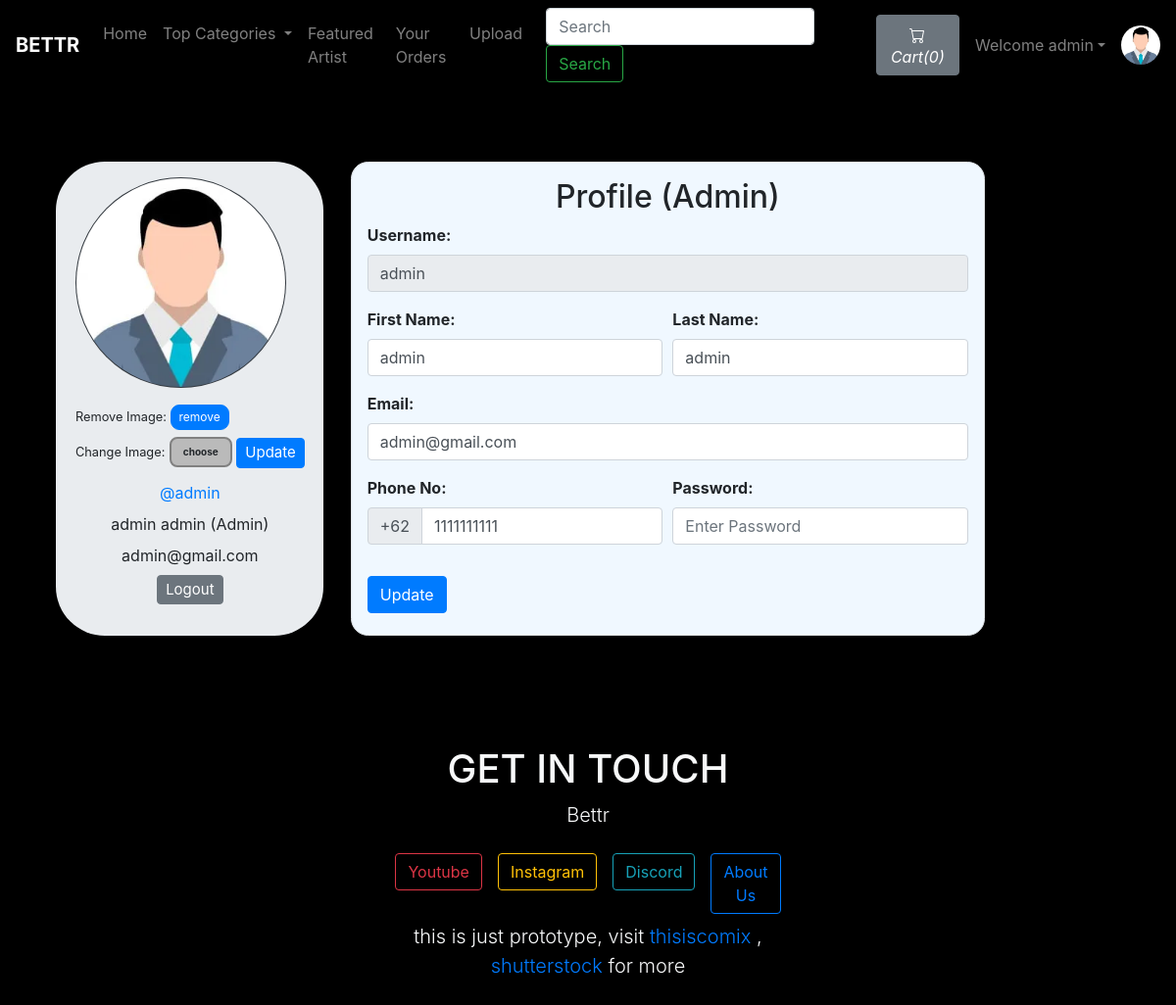
Screenshot of /viewProfile.php (signed in) with the database file from the repository.
### tables this page shows
CREATE TABLE `sitedetail` (
  `tempId` int(11) NOT NULL,
  `systemName` varchar(21) NOT NULL,
  `email` varchar(35) NOT NULL,
  `contact1` bigint(21) NOT NULL,
  `contact2` bigint(21) DEFAULT NULL COMMENT 'Optional',
  `address` text NOT NULL,
  `dateTime` datetime NOT NULL DEFAULT current_timestamp()
);

CREATE TABLE `users` (
  `id` int(21) NOT NULL,
  `username` varchar(21) NOT NULL,
  `firstName` varchar(21) NOT NULL,
  `lastName` varchar(21) NOT NULL,
  `email` varchar(35) NOT NULL,
  `phone` bigint(20) NOT NULL,
  `userType` enum('0','1') NOT NULL DEFAULT '0' COMMENT '0=user\r\n1=admin',
  `password` varchar(255) NOT NULL,
  `joinDate` datetime NOT NULL DEFAULT current_timestamp()
);

### viewProfile.php (the view, shortened to what this page needs)
<!DOCTYPE HTML>
<html lang="en">
<head>
    <link rel="stylesheet" href="https://stackpath.bootstrapcdn.com/bootstrap/4.2.1/css/bootstrap.min.css">
    <link rel="stylesheet" href="https://stackpath.bootstrapcdn.com/bootstrap/4.3.1/css/bootstrap.min.css">
    <link rel="stylesheet" href="https://use.fontawesome.com/releases/v5.7.2/css/all.css">
</head>
<body>
    <?php include 'partials/_dbconnect.php';?>
    <?php require 'partials/_nav.php' ?>
    <?php
        if($loggedin) {
    ?>
    <div class="container">
        <?php
            $sql = "SELECT * FROM users WHERE id='$userId'";
            $result = mysqli_query($conn, $sql);
            $row=mysqli_fetch_assoc($result);
            $username = $row['username'];
            $firstName = $row['firstName'];
            $lastName = $row['lastName'];
            $email = $row['email'];
            $phone = $row['phone'];
            $userType = $row['userType'];
            if($userType == 0) {
                $userType = "User";
            }
            else {
                $userType = "Admin";
            }
        ?>
        <div class="row">
            <div class="jumbotron p-3 mb-3" style="display: flex;justify-content: center;width: 28%;border-radius: 50px;margin: 0 auto;">
                <div class="user-info">
                    <img class="rounded-circle mb-3 bg-dark" src="img/person-<?php echo $userId; ?>.jpg" onError="this.src = 'img/profilePic.jpg'" style="width:215px;height:215px;padding:1px;">
                    <form action="partials/_manageProfile.php" method="POST">
                        <small>Remove Image: </small><button type="submit" class="btn btn-primary" name="removeProfilePic" style="font-size: 12px;padding: 3px 8px;border-radius: 9px;">remove</button>
                    </form>
                    <form action="partials/_manageProfile.php" method="POST" enctype="multipart/form-data" style="margin-top: 7px;">
                        <div class="upload-btn-wrapper">
                            <small>Change Image:</small>
                            <button class="btn upload">choose</button>
                        </div>
                        <button type="submit" name="updateProfilePic" class="btn btn-primary" style="margin-top: -20px;font-size: 15px;padding: 3px 8px;">Update</button>
                    </form>
                    <ul class="meta list list-unstyled" style="text-align:center;">
                        <li class="username my-2"><a href="viewProfile.php">@<?php echo $username ?></a></li>
                        <li class="name"><?php echo $firstName." ".$lastName; ?>
                            <label class="label label-info">(<?php echo $userType ?>)</label>
                        </li>
                        <li class="email"><?php echo $email ?></li>
                        <li class="my-2"><a href="partials/_logout.php"><button class="btn btn-secondary" style="font-size: 15px;padding: 3px 8px;">Logout</button></a></li>
                    </ul>
                </div>
            </div>
            <div class="content-panel mb-3" style="display: flex;justify-content: center;">
                <div class="border p-3" style="border: 2px solid rgba(0, 0, 0, 0.1);border-radius: 1.1rem;background-color: aliceblue;">
                    <h2 class="title text-center">Profile<span class="pro-label label label-warning"> (<?php echo $userType ?>)</span></h2>
                    <form action="partials/_manageProfile.php" method="post">
                        <div class="form-group">
                            <b><label for="username">Username:</label></b>
                            <input class="form-control" id="username" name="username" type="text" disabled value="<?php echo $username ?>">
                        </div>
                        <div class="form-row">
                        <div class="form-group col-md-6">
                            <b><label for="firstName">First Name:</label></b>
                            <input type="text" class="form-control" id="firstName" name="firstName" placeholder="First Name" required value="<?php echo $firstName ?>">
                        </div>
                        <div class="form-group col-md-6">
                            <b><label for="lastName">Last Name:</label></b>
                            <input type="text" class="form-control" id="lastName" name="lastName" placeholder="Last name" required value="<?php echo $lastName ?>">
                        </div>
                        </div>
                        <div class="form-group">
                            <b><label for="email">Email:</label></b>
                            <input type="email" class="form-control" id="email" name="email" placeholder="Enter Your Email" required value="<?php echo $email ?>">
                        </div>
                        <div class="form-row">
                            <div class="form-group  col-md-6">
                                <b><label for="phone">Phone No:</label></b>
                                <div class="input-group mb-3">
                                    <div class="input-group-prepend">
                                        <span class="input-group-text" id="basic-addon">+62</span>
                                    </div>
                                    <input type="tel" class="form-control" id="phone" name="phone" placeholder="Enter Your Phone Number" required pattern="[0-9]{10}" maxlength="10" value="<?php echo $phone ?>">
                                </div>
                            </div>
                            <div class="form-group  col-md-6">
                                <b><label for="password">Password:</label></b>
                                <input class="form-control" id="password" name="password" placeholder="Enter Password" type="password" required minlength="4" maxlength="21" data-toggle="password">
                            </div>
                        </div>
                        <button type="submit" name="updateProfileDetail" class="btn btn-primary">Update</button>
                    </form>
                </div>
            </div>
        </div>
    </div>
    <?php
        }
    ?>
    <?php require 'partials/_footer.php' ?>
</body>
</html>

### partials/_nav.php (shortened to what this page needs)
<?php
if(isset($_SESSION['loggedin']) && $_SESSION['loggedin']==true){
  $loggedin= true;
  $userId = $_SESSION['userId'];
  $username = $_SESSION['username'];
}
else{
  $loggedin = false;
  $userId = 0;
}
$sql = "SELECT * FROM `sitedetail`";
$result = mysqli_query($conn, $sql);
$row = mysqli_fetch_assoc($result);
$systemName = $row['systemName'];
echo '<nav class="navbar navbar-expand-lg navbar-dark bg-gradient">
      <a class="navbar-brand font-weight-bold" href="homePage.php">'.$systemName.'</a>
      <button class="navbar-toggler" type="button" data-toggle="collapse" data-target="#navbarSupportedContent" aria-controls="navbarSupportedContent" aria-expanded="false" aria-label="Toggle navigation">
        <span class="navbar-toggler-icon"></span>
      </button>
      <div class="collapse navbar-collapse" id="navbarSupportedContent">
        <ul class="navbar-nav mr-auto">
          <li class="nav-item">
            <a class="nav-link" href="homePage.php">Home <span class="sr-only">(current)</span></a>
          </li>
          <li class="nav-item dropdown">
            <a class="nav-link dropdown-toggle" href="#" id="navbarDropdown" role="button" data-toggle="dropdown" aria-haspopup="true" aria-expanded="false">
              Top Categories
            </a>
            <div class="dropdown-menu" aria-labelledby="navbarDropdown">';
            echo '</div>
          </li>
          <li class="nav-item">
            <a class="nav-link" href="featuredArtist.php">Featured Artist</a>
          </li>
          <li class="nav-item">
            <a class="nav-link" href="viewOrder.php">Your Orders</a>
          </li>
          <li class="nav-item">
            <a class="nav-link" href="upload.php">Upload</a>
          </li>
        </ul>
        <form method="get" action="/BETTR/search.php" class="form-inline my-2 my-lg-0 mx-3">
          <input class="form-control mr-sm-2" type="search" name="search" id="search" placeholder="Search" aria-label="Search" required>
          <button class="btn btn-outline-success my-2 my-sm-0" type="submit">Search</button>
        </form>';
        $countsql = "SELECT SUM(`itemQuantity`) FROM `viewcart` WHERE `userId`=$userId";
        $countresult = mysqli_query($conn, $countsql);
        $countrow = mysqli_fetch_assoc($countresult);
        $count = $countrow['SUM(`itemQuantity`)'];
        if(!$count) {
          $count = 0;
        }
        echo '<a href="viewCart.php"><button type="button" class="btn btn-secondary mx-2" title="MyCart">
          <svg xmlns="img/cart.svg" width="16" height="16" fill="currentColor" class="bi bi-cart" viewBox="0 0 16 16">
            <path d="M0 1.5A.5.5 0 0 1 .5 1H2a.5.5 0 0 1 .485.379L2.89 3H14.5a.5.5 0 0 1 .491.592l-1.5 8A.5.5 0 0 1 13 12H4a.5.5 0 0 1-.491-.408L2.01 3.607 1.61 2H.5a.5.5 0 0 1-.5-.5zM3.102 4l1.313 7h8.17l1.313-7H3.102zM5 12a2 2 0 1 0 0 4 2 2 0 0 0 0-4zm7 0a2 2 0 1 0 0 4 2 2 0 0 0 0-4zm-7 1a1 1 0 1 1 0 2 1 1 0 0 1 0-2zm7 0a1 1 0 1 1 0 2 1 1 0 0 1 0-2z"/>
          </svg>
          <i class="bi bi-cart">Cart(' .$count. ')</i>
        </button></a>';
        if($loggedin){
          echo '<ul class="navbar-nav mr-2">
            <li class="nav-item dropdown">
              <a class="nav-link dropdown-toggle" href="#" id="navbarDropdown" role="button" data-toggle="dropdown"> Welcome ' .$username. '</a>
              <div class="dropdown-menu" aria-labelledby="navbarDropdown">
                <a class="dropdown-item" href="partials/_logout.php">Logout</a>
              </div>
            </li>
          </ul>
          <div class="text-center image-size-small position-relative">
            <a href="viewProfile.php"><img src="img/person-' .$userId. '.jpg" class="rounded-circle" onError="this.src = \'img/profilePic.jpg\'" style="width:40px; height:40px"></a>
          </div>';
        }
        else {
          echo '
          <button type="button" class="btn btn-outline-light mx-2"  data-toggle="modal" data-target="#loginModal">Login</button>
          <button type="button" class="btn btn-outline-light mx-2"  data-toggle="modal" data-target="#signupModal">SignUp</button>';
        }
  echo '</div>
    </nav>';
?>

### viewProfile.php (style rules this page uses)
body { background-color: black; }
.row { margin-right: 150px; margin-top: 73px; }
.upload-btn-wrapper { position: relative; overflow: hidden; display: inline-block; }
button.btn.upload { border: 2px solid gray; background-color: #bababa; border-radius: 8px; font-size: 10px; font-weight: bold; }

### rows the page displays
sitedetail: systemName "BETTR"
users: username "admin", firstName "admin", lastName "admin", userType "Admin", email "admin@gmail.com", phone "1111111111"

### other values shown
$count "0"
$username "admin"
